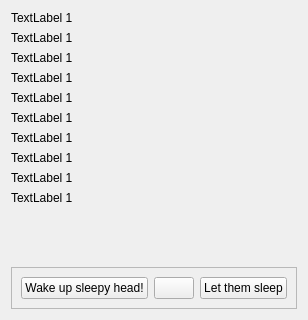
      <widget class="QWidget" name="page_1_quest1_2" native="true">
       <layout class="QVBoxLayout" name="verticalLayout">
        <item>
         <widget class="QLabel" name="label1">
          <property name="sizePolicy">
           <sizepolicy hsizetype="Preferred" vsizetype="Preferred">
            <horstretch>0</horstretch>
            <verstretch>0</verstretch>
           </sizepolicy>
          </property>
          <property name="autoFillBackground">
           <bool>false</bool>
          </property>
          <property name="frameShape">
           <enum>QFrame::NoFrame</enum>
          </property>
          <property name="midLineWidth">
           <number>-2</number>
          </property>
          <property name="text">
           <string>TextLabel 1</string>
          </property>
          <property name="alignment">
           <set>Qt::AlignLeading|Qt::AlignLeft|Qt::AlignTop</set>
          </property>
         </widget>
        </item>
        <item>
         <widget class="QLabel" name="label2">
          <property name="sizePolicy">
           <sizepolicy hsizetype="Preferred" vsizetype="Preferred">
            <horstretch>0</horstretch>
            <verstretch>0</verstretch>
           </sizepolicy>
          </property>
          <property name="autoFillBackground">
           <bool>false</bool>
          </property>
          <property name="frameShape">
           <enum>QFrame::NoFrame</enum>
          </property>
          <property name="midLineWidth">
           <number>-2</number>
          </property>
          <property name="text">
           <string>TextLabel 1</string>
          </property>
          <property name="alignment">
           <set>Qt::AlignLeading|Qt::AlignLeft|Qt::AlignTop</set>
          </property>
         </widget>
        </item>
        <item>
         <widget class="QLabel" name="label3">
          <property name="sizePolicy">
           <sizepolicy hsizetype="Preferred" vsizetype="Preferred">
            <horstretch>0</horstretch>
            <verstretch>0</verstretch>
           </sizepolicy>
          </property>
          <property name="autoFillBackground">
           <bool>false</bool>
          </property>
          <property name="frameShape">
           <enum>QFrame::NoFrame</enum>
          </property>
          <property name="midLineWidth">
           <number>-2</number>
          </property>
          <property name="text">
           <string>TextLabel 1</string>
          </property>
          <property name="alignment">
           <set>Qt::AlignLeading|Qt::AlignLeft|Qt::AlignTop</set>
          </property>
         </widget>
        </item>
        <item>
         <widget class="QLabel" name="label4">
          <property name="sizePolicy">
           <sizepolicy hsizetype="Preferred" vsizetype="Preferred">
            <horstretch>0</horstretch>
            <verstretch>0</verstretch>
           </sizepolicy>
          </property>
          <property name="autoFillBackground">
           <bool>false</bool>
          </property>
          <property name="frameShape">
           <enum>QFrame::NoFrame</enum>
          </property>
          <property name="midLineWidth">
           <number>-2</number>
          </property>
          <property name="text">
           <string>TextLabel 1</string>
          </property>
          <property name="alignment">
           <set>Qt::AlignLeading|Qt::AlignLeft|Qt::AlignTop</set>
          </property>
         </widget>
        </item>
        <item>
         <widget class="QLabel" name="label5">
          <property name="sizePolicy">
           <sizepolicy hsizetype="Preferred" vsizetype="Preferred">
            <horstretch>0</horstretch>
            <verstretch>0</verstretch>
           </sizepolicy>
          </property>
          <property name="autoFillBackground">
           <bool>false</bool>
          </property>
          <property name="frameShape">
           <enum>QFrame::NoFrame</enum>
          </property>
          <property name="midLineWidth">
           <number>-2</number>
          </property>
          <property name="text">
           <string>TextLabel 1</string>
          </property>
          <property name="alignment">
           <set>Qt::AlignLeading|Qt::AlignLeft|Qt::AlignTop</set>
          </property>
         </widget>
        </item>
        <item>
         <widget class="QLabel" name="label6">
          <property name="sizePolicy">
           <sizepolicy hsizetype="Preferred" vsizetype="Preferred">
            <horstretch>0</horstretch>
            <verstretch>0</verstretch>
           </sizepolicy>
          </property>
          <property name="autoFillBackground">
           <bool>false</bool>
          </property>
          <property name="frameShape">
           <enum>QFrame::NoFrame</enum>
          </property>
          <property name="midLineWidth">
           <number>-2</number>
          </property>
          <property name="text">
           <string>TextLabel 1</string>
          </property>
          <property name="alignment">
           <set>Qt::AlignLeading|Qt::AlignLeft|Qt::AlignTop</set>
          </property>
         </widget>
        </item>
        <item>
         <widget class="QLabel" name="label7">
          <property name="sizePolicy">
           <sizepolicy hsizetype="Preferred" vsizetype="Preferred">
            <horstretch>0</horstretch>
            <verstretch>0</verstretch>
           </sizepolicy>
          </property>
          <property name="autoFillBackground">
           <bool>false</bool>
          </property>
          <property name="frameShape">
           <enum>QFrame::NoFrame</enum>
          </property>
          <property name="midLineWidth">
           <number>-2</number>
          </property>
          <property name="text">
           <string>TextLabel 1</string>
          </property>
          <property name="alignment">
           <set>Qt::AlignLeading|Qt::AlignLeft|Qt::AlignTop</set>
          </property>
         </widget>
        </item>
        <item>
         <widget class="QLabel" name="label8">
          <property name="sizePolicy">
           <sizepolicy hsizetype="Preferred" vsizetype="Preferred">
            <horstretch>0</horstretch>
            <verstretch>0</verstretch>
           </sizepolicy>
          </property>
          <property name="autoFillBackground">
           <bool>false</bool>
          </property>
          <property name="frameShape">
           <enum>QFrame::NoFrame</enum>
          </property>
          <property name="midLineWidth">
           <number>-2</number>
          </property>
          <property name="text">
           <string>TextLabel 1</string>
          </property>
          <property name="alignment">
           <set>Qt::AlignLeading|Qt::AlignLeft|Qt::AlignTop</set>
          </property>
         </widget>
        </item>
        <item>
         <widget class="QLabel" name="label9">
          <property name="sizePolicy">
           <sizepolicy hsizetype="Preferred" vsizetype="Preferred">
            <horstretch>0</horstretch>
            <verstretch>0</verstretch>
           </sizepolicy>
          </property>
          <property name="autoFillBackground">
           <bool>false</bool>
          </property>
          <property name="frameShape">
           <enum>QFrame::NoFrame</enum>
          </property>
          <property name="midLineWidth">
           <number>-2</number>
          </property>
          <property name="text">
           <string>TextLabel 1</string>
          </property>
          <property name="alignment">
           <set>Qt::AlignLeading|Qt::AlignLeft|Qt::AlignTop</set>
          </property>
         </widget>
        </item>
        <item>
         <widget class="QLabel" name="label10">
          <property name="sizePolicy">
           <sizepolicy hsizetype="Preferred" vsizetype="Preferred">
            <horstretch>0</horstretch>
            <verstretch>0</verstretch>
           </sizepolicy>
          </property>
          <property name="autoFillBackground">
           <bool>false</bool>
          </property>
          <property name="frameShape">
           <enum>QFrame::NoFrame</enum>
          </property>
          <property name="midLineWidth">
           <number>-2</number>
          </property>
          <property name="text">
           <string>TextLabel 1</string>
          </property>
          <property name="alignment">
           <set>Qt::AlignLeading|Qt::AlignLeft|Qt::AlignTop</set>
          </property>
         </widget>
        </item>
        <item>
         <widget class="QFrame" name="ButtonUpperSpace_2">
          <property name="minimumSize">
           <size>
            <width>0</width>
            <height>50</height>
           </size>
          </property>
          <property name="maximumSize">
           <size>
            <width>16777215</width>
            <height>50</height>
           </size>
          </property>
          <property name="frameShadow">
           <enum>QFrame::Raised</enum>
          </property>
         </widget>
        </item>
        <item>
         <widget class="QFrame" name="frame_2">
          <property name="frameShape">
           <enum>QFrame::StyledPanel</enum>
          </property>
          <property name="frameShadow">
           <enum>QFrame::Raised</enum>
          </property>
          <layout class="QHBoxLayout" name="horizontalLayout_3">
           <item>
            <widget class="QPushButton" name="btn1_2">
             <property name="text">
              <string>Wake up sleepy head!</string>
             </property>
            </widget>
           </item>
           <item>
            <widget class="QPushButton" name="btn2_2">
             <property name="text">
              <string/>
             </property>
            </widget>
           </item>
           <item>
            <widget class="QPushButton" name="btn3_2">
             <property name="text">
              <string>Let them sleep</string>
             </property>
            </widget>
           </item>
          </layout>
         </widget>
        </item>
       </layout>
      </widget>
